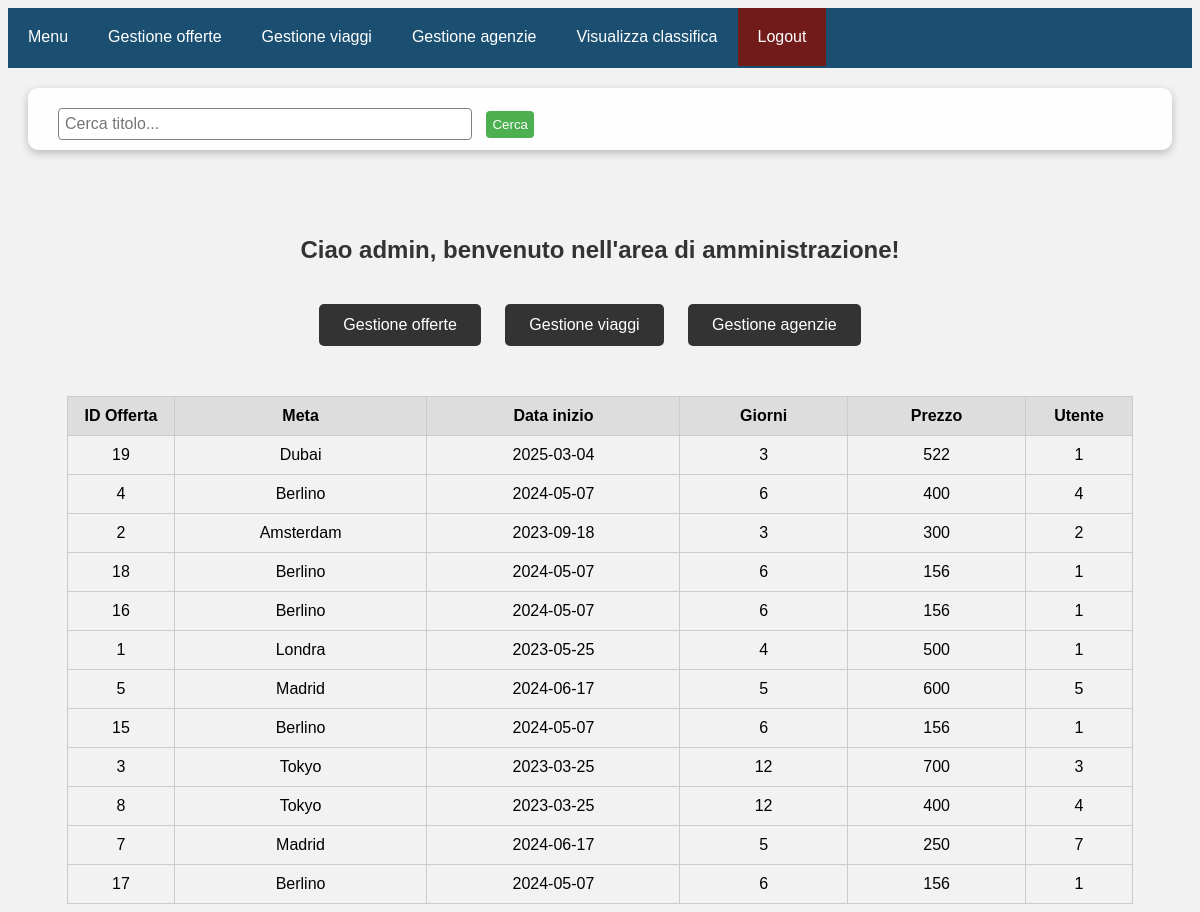
The app's page /menu.php (signed in) with its own data.
### tables this page shows
CREATE TABLE `offerta` (
  `ID` int(11) NOT NULL,
  `IDViaggio` int(11) NOT NULL,
  `IDAgenzia` int(11) NOT NULL,
  `IDUtente` int(11) NOT NULL,
  `Prezzo` float NOT NULL,
  `Stelle` varchar(50) DEFAULT NULL,
  `Alunni` int(11) NOT NULL,
  `Zona` varchar(50) DEFAULT NULL,
  `Mezzi` tinyint(1) NOT NULL,
  `Ristorazione` varchar(50) DEFAULT NULL,
  `Servizio` varchar(50) DEFAULT NULL,
  `Treno` varchar(50) DEFAULT NULL,
  `Bus` varchar(50) DEFAULT NULL,
  `Esperienza` varchar(50) DEFAULT NULL,
  `Punti` int(11) NOT NULL
);

CREATE TABLE `viaggio` (
  `ID` int(11) NOT NULL,
  `Meta` varchar(50) NOT NULL,
  `Partenza` date NOT NULL,
  `Giorni` int(11) NOT NULL
);

### menu.php (the view, shortened to what this page needs)
<!DOCTYPE html>
<html>
<head>
  <link rel="stylesheet" href="Stylesheets/gestione_progetti.css">
  <link rel="stylesheet" href="Stylesheets/menu.css">
</head>
<body>
  <div class="navbar">
    <div class="menu">
      <a href="menu.php">Menu</a>
      <a href="gestione_offerte.php">Gestione offerte</a>
      <a href="gestione_viaggi.php">Gestione viaggi</a>
      <a href="gestione_agenzie.php">Gestione agenzie</a>
      <a href="classifica.php">Visualizza classifica</a>
    </div>
    <div class="logout">
      <a href="backend/logout.php">Logout</a>
    </div>
  </div>
  <nav>
    <div class="search-container">
      <form action="" method="POST">
        <?php
          $tit = "";
          echo "<input type='text' placeholder='Cerca titolo...' name='search' id='search' value='".$tit."'>";
        ?>
        <button type="submit">Cerca</button>
      </form>
    </div>
  </nav>
  <div class="container-menu">
    <h1>Ciao <?php echo $_SESSION['username']; ?>, benvenuto nell'area di amministrazione!</h1>
    <a href="gestione_offerte.php" class="btn">Gestione offerte</a>
    <a href="gestione_viaggi.php" class="btn">Gestione viaggi</a>
    <a href="gestione_agenzie.php" class="btn">Gestione agenzie</a>
  </div>
  <div class="container">
      <table>
      <tr>
        <th class="td_id">ID Offerta</th>
        <th class="td_titolo">Meta</th>
        <th class="td_anno">Data inizio</th>
        <th class="td_classi">Giorni</th>
        <th class="td_classi">Prezzo</th>
        <th class="td_utente">Utente</th>
      </tr>
      <?php
      require 'backend/dbconfig.php';
      $conn = mysqli_connect($host, $user, $pass, $dbname);
      if(isset($_POST['search'])){
        $tit = $_POST['search'];
        unset($_POST['search']);
        $sql = "SELECT offerta.ID AS idd, offerta.prezzo, offerta.IDUtente, viaggio.Meta, viaggio.partenza, viaggio.giorni FROM `offerta` INNER JOIN viaggio ON viaggio.ID = offerta.IDViaggio WHERE viaggio.meta LIKE '%$tit%' ORDER BY offerta.Punti DESC";
      }else{
        $sql = "SELECT offerta.ID AS idd, offerta.prezzo, offerta.IDUtente, viaggio.Meta, viaggio.partenza, viaggio.giorni FROM offerta INNER JOIN viaggio ON viaggio.ID = offerta.IDViaggio ORDER BY offerta.Punti DESC";
      }
      $result = mysqli_query($conn, $sql);
      while ($row = mysqli_fetch_array($result)) {
      ?>
        <tr>
      <td class="td_id"><?php echo $row['idd']; ?></td>
      <td class="td_titolo"><?php echo $row['Meta']; ?></td>
      <td class="td_anno"><?php echo $row['partenza']; ?></td>
      <td class="td_classi"><?php echo $row['giorni']; ?></td>
      <td class="td_classi"><?php echo $row['prezzo']; ?></td>
      <td class="td_utente"><?php echo $row['IDUtente']; ?></td>
    </tr>
    <?php
    }
    ?>
    </table>
  </div>
</body>
</html>

### Stylesheets/gestione_progetti.css (style rules this page uses)
body { font-family: Arial, sans-serif; background-color: #F2F2F2; }
.container { display: flex; flex-wrap: wrap; justify-content: center; align-items: center; }
.td_id { width: 10%; }
.td_utente { width: 10%; }
input[type="text"], input[type="password"] { padding: 10px; width: 100%; margin-top: 20px; margin-bottom: 20px; font-size: 16px; border-radius: 5px; border: 1px solid #CCC; }
table { width: 90%; text-align: center; border-collapse: collapse; }
th, td { border: 1px solid #cccccc; padding: 10px; }
th { background-color: #dddddd; }
.navbar { overflow: hidden; background-color: #1b4f72; font-family: Arial, Helvetica, sans-serif; height: 60px; margin-bottom: 20px; justify-content: space-between; }
.navbar a { float: left; color: white; text-align: center; padding: 20px; text-decoration: none; }
.logout a { background-color: #721b1b; }
nav { background-color: #fefefe; overflow: hidden; display: flex; align-items: center; justify-content: space-between; border-radius: 10px; margin: 20px; box-shadow: rgba(0, 0, 0, 0.24) 0px 3px 8px; padding-left: 20px; padding-right: 20px; }
.search-container { display: flex; align-items: center; padding: 10px; margin-top: 10px; }
.search-container input[type=text] { padding: 6px; border-radius: 4px; margin-right: 10px; border: 1px solid gray; width: fit-content; margin: 0px; width: 400px; }
.search-container button[type=submit] { background-color: #4CAF50; color: white; padding: 6px; border-radius: 4px; border: none; cursor: pointer; margin-left: 10px; }

### Stylesheets/menu.css (style rules this page uses)
body { font-family: Arial, sans-serif; background-color: #f2f2f2; }
.container-menu { width: 800px; margin: 0 auto; text-align: center; padding: 50px; }
h1 { font-size: 24px; color: #333; margin-bottom: 40px; }
.btn { display: inline-block; padding: 12px 24px; border-radius: 5px; text-decoration: none; color: #fff; background-color: #333; transition: all 0.3s ease; margin-right: 20px; }
.navbar { overflow: hidden; background-color: #1b4f72; font-family: Arial, Helvetica, sans-serif; height: 60px; margin-bottom: 20px; }
.navbar a { float: left; color: white; text-align: center; padding: 20px; text-decoration: none; }
.logout a { background-color: #721b1b; }

### records on screen
offerta: ID "19", IDViaggio.Meta "Dubai", IDViaggio.Partenza "2025-03-04", IDViaggio.Giorni "3", Prezzo "522", IDUtente "1"
offerta: ID "4", IDViaggio.Meta "Berlino", IDViaggio.Partenza "2024-05-07", IDViaggio.Giorni "6", Prezzo "400", IDUtente "4"
offerta: ID "2", IDViaggio.Meta "Amsterdam", IDViaggio.Partenza "2023-09-18", IDViaggio.Giorni "3", Prezzo "300", IDUtente "2"
offerta: ID "18", IDViaggio.Meta "Berlino", IDViaggio.Partenza "2024-05-07", IDViaggio.Giorni "6", Prezzo "156", IDUtente "1"
offerta: ID "16", IDViaggio.Meta "Berlino", IDViaggio.Partenza "2024-05-07", IDViaggio.Giorni "6", Prezzo "156", IDUtente "1"
offerta: ID "1", IDViaggio.Meta "Londra", IDViaggio.Partenza "2023-05-25", IDViaggio.Giorni "4", Prezzo "500", IDUtente "1"
offerta: ID "5", IDViaggio.Meta "Madrid", IDViaggio.Partenza "2024-06-17", IDViaggio.Giorni "5", Prezzo "600", IDUtente "5"
offerta: ID "15", IDViaggio.Meta "Berlino", IDViaggio.Partenza "2024-05-07", IDViaggio.Giorni "6", Prezzo "156", IDUtente "1"
offerta: ID "3", IDViaggio.Meta "Tokyo", IDViaggio.Partenza "2023-03-25", IDViaggio.Giorni "12", Prezzo "700", IDUtente "3"
offerta: ID "8", IDViaggio.Meta "Tokyo", IDViaggio.Partenza "2023-03-25", IDViaggio.Giorni "12", Prezzo "400", IDUtente "4"
offerta: ID "7", IDViaggio.Meta "Madrid", IDViaggio.Partenza "2024-06-17", IDViaggio.Giorni "5", Prezzo "250", IDUtente "7"
offerta: ID "17", IDViaggio.Meta "Berlino", IDViaggio.Partenza "2024-05-07", IDViaggio.Giorni "6", Prezzo "156", IDUtente "1"

### other values on screen
$_SESSION['username'] "admin"
